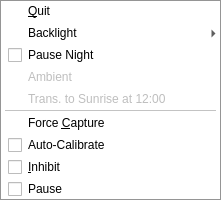
<?xml version="1.0" encoding="UTF-8"?>
<ui version="4.0">
 <class>TrayMenu</class>
 <widget class="QMenu" name="TrayMenu">
  <property name="title">
   <string/>
  </property>
  <widget class="QMenu" name="menuBacklight">
   <property name="title">
    <string>Backlight</string>
   </property>
   <addaction name="actionBlInc"/>
   <addaction name="actionDecBl"/>
  </widget>
  <action name="actionQuit">
   <property name="text">
    <string>&amp;Quit</string>
   </property>
  </action>
  <action name="actionCapture">
   <property name="text">
    <string>Force &amp;Capture</string>
   </property>
  </action>
  <action name="actionOpen">
   <property name="text">
    <string>&amp;Open Window</string>
   </property>
  </action>
  <action name="actionInhibit">
   <property name="checkable">
    <bool>true</bool>
   </property>
   <property name="text">
    <string>&amp;Inhibit</string>
   </property>
  </action>
  <action name="actionAmbient">
   <property name="enabled">
    <bool>false</bool>
   </property>
   <property name="text">
    <string>Ambient</string>
   </property>
  </action>
  <action name="actionAutoCalib">
   <property name="checkable">
    <bool>true</bool>
   </property>
   <property name="text">
    <string>Auto-Calibrate</string>
   </property>
  </action>
  <action name="actionBlInc">
   <property name="icon">
    <iconset theme="brightness-plus-dark" resource="../resources/resources.qrc">
     <normaloff>:/icons/brightness-plus-dark.svg</normaloff>:/icons/brightness-plus-dark.svg</iconset>
   </property>
   <property name="text">
    <string>Increase 5%</string>
   </property>
  </action>
  <action name="actionDecBl">
   <property name="icon">
    <iconset theme="brightness-minus-dark" resource="../resources/resources.qrc">
     <normaloff>:/icons/brightness-plus-dark.svg</normaloff>:/icons/brightness-plus-dark.svg</iconset>
   </property>
   <property name="text">
    <string>Decrease 5%</string>
   </property>
  </action>
  <action name="actionKillNight">
   <property name="checkable">
    <bool>true</bool>
   </property>
   <property name="text">
    <string>Pause Night</string>
   </property>
  </action>
  <action name="actionPause">
   <property name="checkable">
    <bool>true</bool>
   </property>
   <property name="text">
    <string>Pause</string>
   </property>
  </action>
  <action name="labelEventStatus">
   <property name="enabled">
    <bool>false</bool>
   </property>
   <property name="text">
    <string>Trans. to Sunrise at 12:00</string>
   </property>
  </action>
  <addaction name="actionQuit"/>
  <addaction name="menuBacklight"/>
  <addaction name="actionKillNight"/>
  <addaction name="actionAmbient"/>
  <addaction name="labelEventStatus"/>
  <addaction name="separator"/>
  <addaction name="actionCapture"/>
  <addaction name="actionAutoCalib"/>
  <addaction name="actionInhibit"/>
  <addaction name="actionPause"/>
 </widget>
 <resources>
  <include location="../resources/resources.qrc"/>
 </resources>
 <connections/>
</ui>
